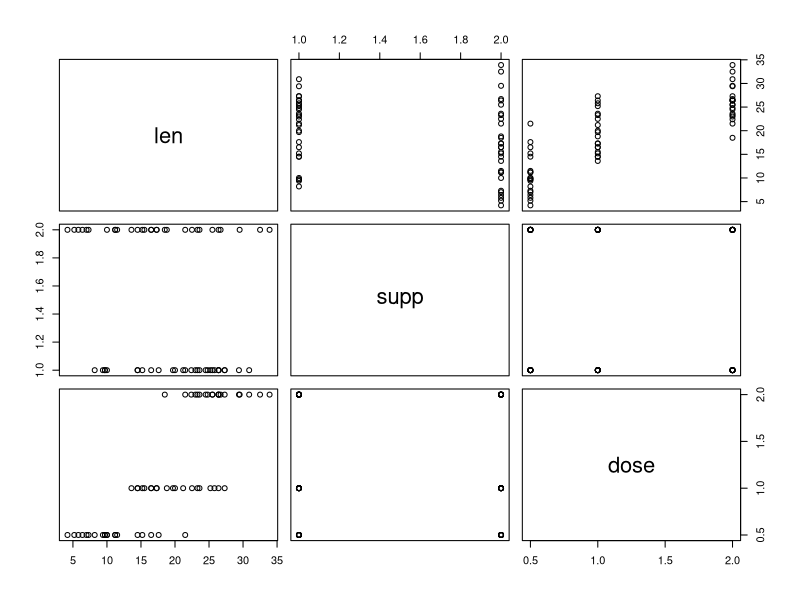
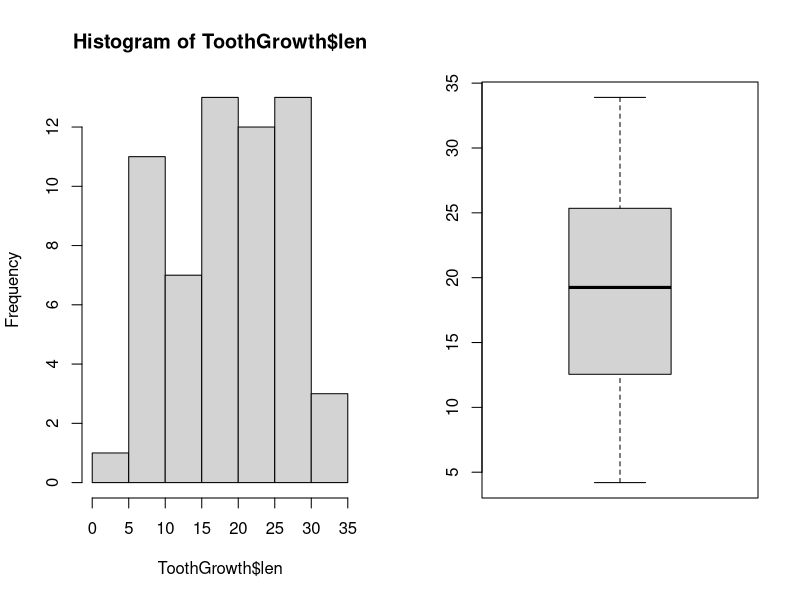

R code for these plots, in order:
## ---- chunk 1
knitr::opts_chunk$set(echo=TRUE, fig.path="imgs/ToothGrowth_EDA/",
                      fig.width=6, fig.height=4,
                      fig.show='hold', fig.align='center')
options(width=100)
## ---- chunk 2
summary(ToothGrowth)
## ---- chunk 3
str(ToothGrowth)
## ---- chunk 4
levels(factor(ToothGrowth$dose))
## ---- chunk 5
plot(ToothGrowth)
## ---- chunk 6
par(mfrow=c(1,2))
hist(ToothGrowth$len)
boxplot(ToothGrowth$len)
par(mfrow=c(1,1))
